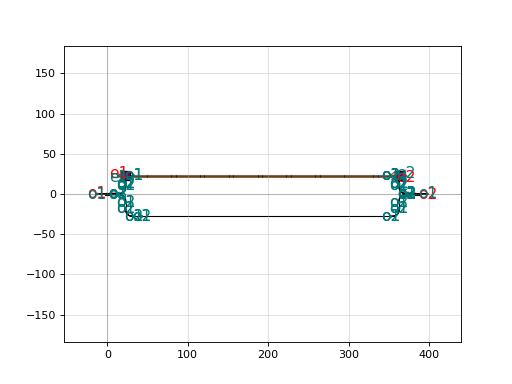

Here is the Python script that generated this plot:
import gdsfactory as gf

c = gf.components.mzi_phase_shifter_top_heater_metal(delta_length=10.0, length_y=2.0, with_splitter=True, port_e1_splitter='o2', port_e0_splitter='o3', port_e1_combiner='o2', port_e0_combiner='o3', nbends=2)
c.plot()
